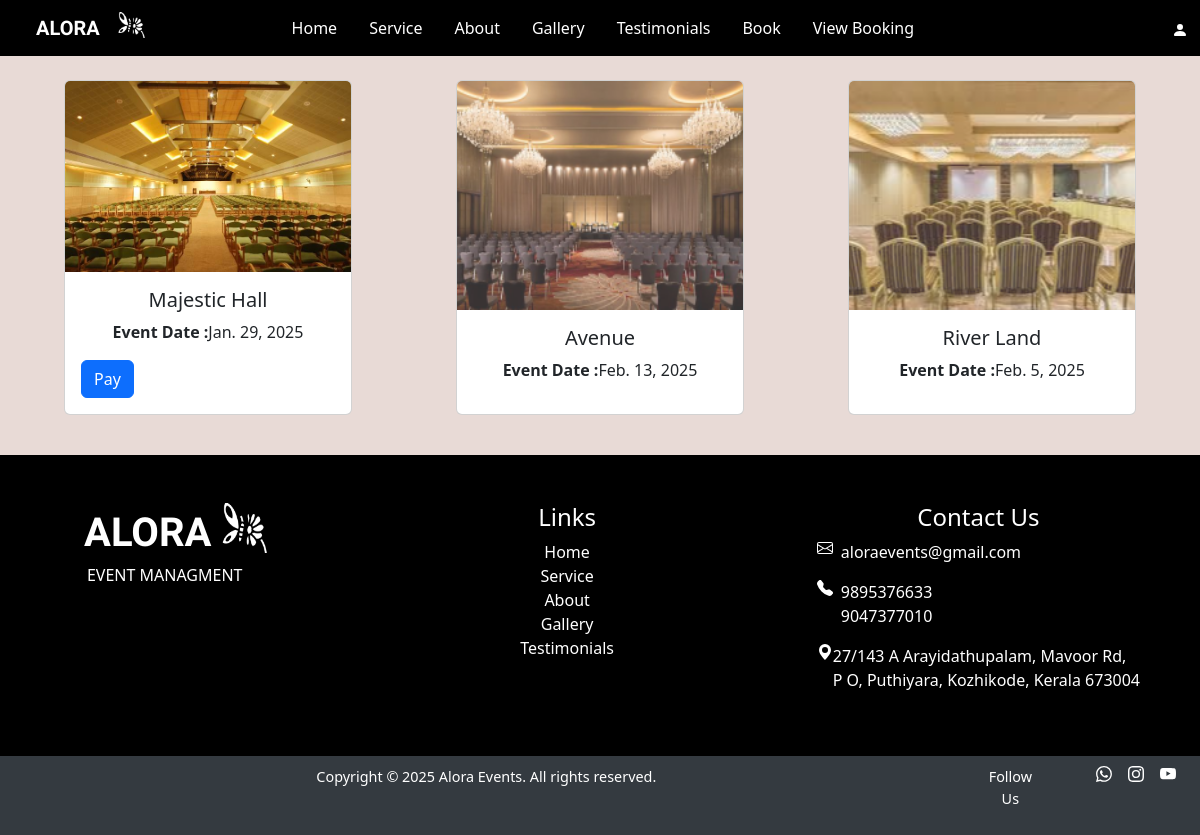
Page /view_user_booking (signed in) on the committed database.
### event/models.py (models this page shows, shortened)
class Booking(models.Model):
    hall_id=models.ForeignKey(Hall,on_delete=models.CASCADE)
    customer_id=models.ForeignKey(User,on_delete=models.CASCADE)
    booking_date=models.DateField(auto_now_add=True)
    payment_status=models.CharField(max_length=20,default='pending',null=True,blank=True)
    include_photography=models.BooleanField(null=True,blank=True)
    include_food=models.BooleanField(null=True,blank=True)
    food=models.ForeignKey(Food,on_delete=models.CASCADE,null=True,blank=True)
    include_decoration=models.BooleanField(null=True,blank=True)
    decoration_model=models.ForeignKey(Decoration,on_delete=models.CASCADE,null=True,blank=True)
    photography_cost=models.DecimalField(max_digits=10,decimal_places=2,null=True,blank=True,default=1000)
    suggestion=models.CharField(max_length=250,null=True,blank=True)
    total_cost=models.DecimalField(max_digits=10,decimal_places=2)
    event_date=models.DateField(null=True,blank=True)
    status=models.CharField(max_length=20,default='pending',null=True,blank=True)
    number=models.IntegerField(null=True,blank=True)

class Hall(models.Model):
    name=models.CharField(max_length=100)
    location=models.TextField()
    capacity=models.IntegerField()
    price_per_day=models.DecimalField(max_digits=10,decimal_places=2)
    photo_url=models.FileField()
    description=models.TextField()

### event/views.py (the view)
# urls.py: path('view_user_booking',views.View_user_booking,name='view_user_booking'),
def View_user_booking(request):
    data=User.objects.get(id=request.user.id)  # No need to fetch User object again
    user=Booking.objects.filter(customer_id=data).filter(Q(status='accepted') | Q(status='pending'))
    return render(request,'view_user_booking.html',{'details':user})

### templates/view_user_booking.html (shortened to what this page needs)
{% extends 'alora_user.html' %}
{% load static %}
{% block content %}
<div class="row main2 p-4">
  {% if details %}
    {% for i in details %}
    <div class="col-sm-4 pb-3 d-flex justify-content-center align-content-center">
        <div class="card" style="width: 18rem;">
            <img src="{{i.hall_id.photo_url.url}}" class="card-img-top " alt="">
            <div class="card-body">
              <h5 class="card-title text-center">{{i.hall_id.name}}</h5>
              <p class="card-text text-center"><b>Event Date :</b>{{i.event_date}}</p>
                <form action="{% url 'set_payment_status' id=i.id %}" method="post">
                    {% if i.status == 'accepted' and i.payment_status == 'pending' %}
                    <button type="submit" class="btn btn-primary " name="payment" value="pay" >Pay</button>
                    {% elif i.payment_status == 'completed' %}
                    <p class="text-center text-success"><b>Success</b> </p>
                    {% endif %}
                    </form>
            </div>
          </div>
    </div>
    {% endfor %}
    {% else %}
    <script>
      alert("book you hall")
    </script>
    <p class="text-danger text-center w-100 mt-4"><b>No halls booked yet. Book your hall now!</b></p>
    {% endif %}
</div>
{% endblock content %}

### templates/alora_user.html (style rules this page uses)
.main2 { background-color: rgb(232, 218, 214); }
body { background-color: white; }

### rows in the picture
Booking: hall_id.photo_url (picture), hall_id.name "Majestic Hall", event_date "Jan. 29, 2025", status "Pay"
Booking: hall_id.photo_url (picture), hall_id.name "Avenue", event_date "Feb. 13, 2025"
Booking: hall_id.photo_url (picture), hall_id.name "River Land", event_date "Feb. 5, 2025"
